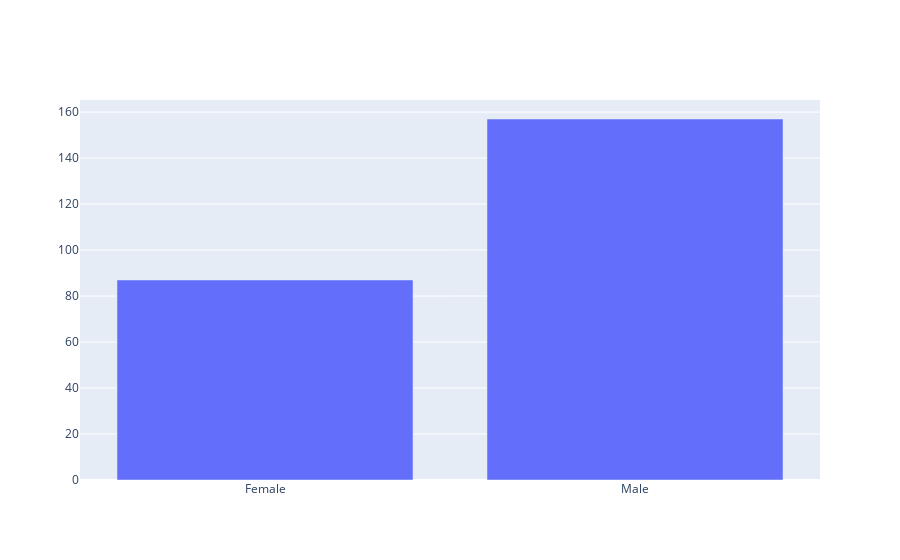

The notebook cell this image was saved under:
### Code cell
group = df.groupby('sex')
trace = go.Bar(x =df['sex'].unique(), y = group['total_bill'].count())
data = [trace]
py.iplot(data)

### Figure 1 — Plotly figure (JSON) as saved in the notebook; plotly's stock layout.template omitted (floating-point values rounded to 4 significant figures)
{"data": [{"type": "bar", "x": ["Female", "Male"], "y": [87, 157]}], "layout": {}}
